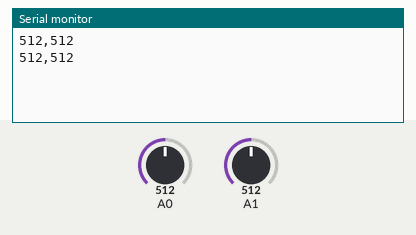
This sketch was run on a simulated Arduino Uno, built with avr-gcc and run on an emulated ATmega328P. Parts: the last lines printed to the serial monitor. The inputs (shaded band) are chosen by the test bench; at power-on: A0 = 512, A1 = 512.

Above: at 1.6 s.
1.7 s: A0 set to 716
At 1.7 s:
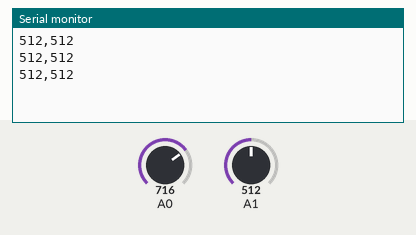
3.2 s: A1 set to 716
At 3.8 s:
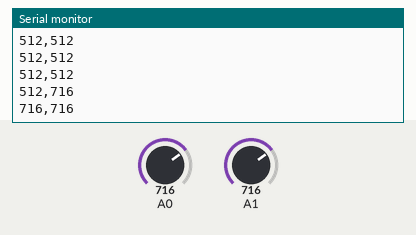
4.7 s: A0 set to 900
At 5.5 s:
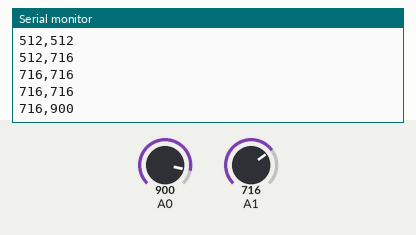
6.2 s: A1 set to 900
At 7.1 s:
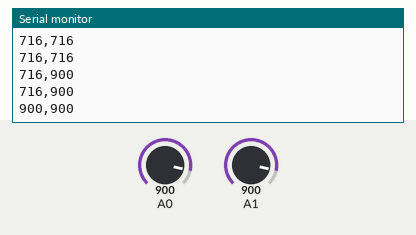
Timing chart, 0 to 8.7 s (numbered marks = the images above; inputs shaded):
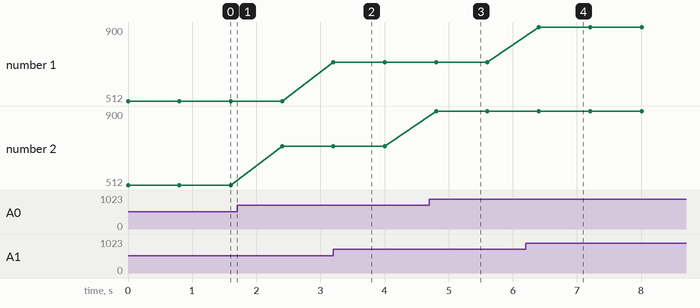

The sketch:

sketch.ino
```cpp
// the setup routine runs once when you press reset:
void setup() {
  // initialize serial communication at 9600 bits per second:
  Serial.begin(9600);
}

// the loop routine runs over and over again forever:
void loop() {

  int lightSensorValue = analogRead(A1);
  //Serial.println(lightSensorValue);

  int co2SensorValue = analogRead(A0);
  //Serial.println(co2SensorValue);

  String csvLine = String(lightSensorValue) + ',' + String(co2SensorValue);

  Serial.println(csvLine);

  // every 800 milliseconds
  delay(800);
}
```

Measured:
- after the input at 3.2 s, the serial monitor: prints a new line at once (image 2)
- after the input at 4.7 s, the serial monitor: prints a new line after 0.10 s (image 3)
- after the input at 6.2 s, the serial monitor: prints a new line after 0.21 s (image 4)
- plotted number 2: 512 → 716 after the input at 1.7 s, 716 → 900 after the input at 4.7 s
